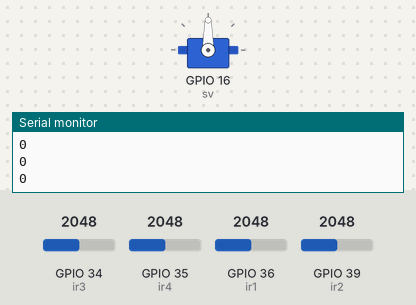
A sketch run on a simulated ESP32. Shown: servo, the last lines printed to the serial monitor. The test bench sets the inputs (shaded band); at power-on: GPIO 35 (ir4) = 2048, GPIO 36 (ir1) = 2048, GPIO 34 (ir3) = 2048, GPIO 39 (ir2) = 2048.

Above: at 1.2 s.
1.3 s: GPIO 35 (ir4) set to 544
2.8 s: GPIO 35 (ir4) set to 463
At 3.5 s:
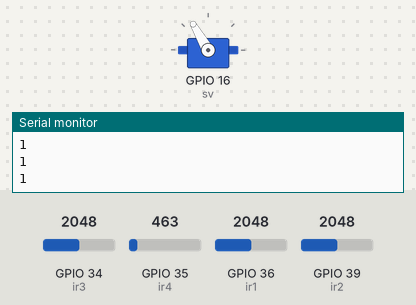
4.3 s: GPIO 35 (ir4) set to 540
At 5.5 s:
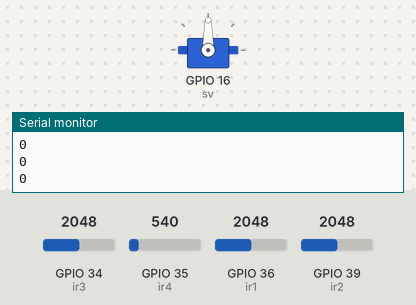
5.8 s: GPIO 36 (ir1) set to 529
7.3 s: GPIO 36 (ir1) set to 450
At 8.2 s:
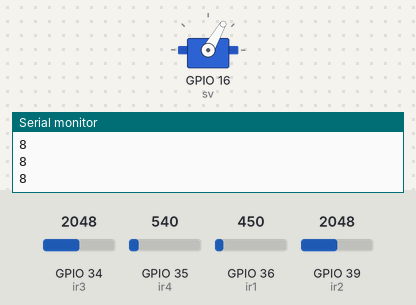
8.8 s: GPIO 36 (ir1) set to 540
At 9.2 s:
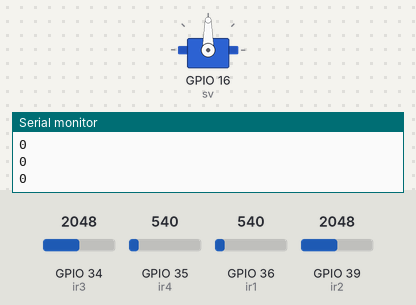
Timing chart, 0 to 11.3 s (numbered marks = the images above; inputs shaded):
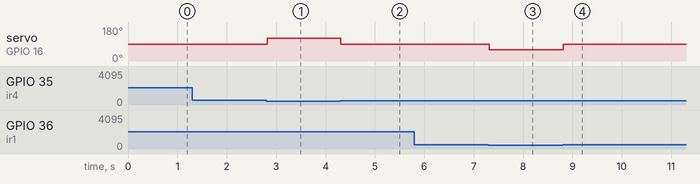

The sketch:

autocar2.ino
```cpp
#include <Servo.h>
Servo sv;

#define ir1 36 //IR
#define ir2 39
#define ir3 34
#define ir4 35

#define dc1 2 //DC
#define dc2 4
#define dc3 13
#define dc4 27

#define G 120
#define S 70
#define B 0

int i1, i2, i3, i4; //IR

int mid = 90; //Servo angle
int ang = 30;

int sensorState = 0;

unsigned long before = 0;
unsigned long now = 0;

void setup() {
  pinMode(ir1, INPUT); //IR
  pinMode(ir2, INPUT);
  pinMode(ir3, INPUT);
  pinMode(ir4, INPUT);

  pinMode(dc1, OUTPUT); //DC
  pinMode(dc2, OUTPUT);
  pinMode(dc3, OUTPUT);
  pinMode(dc4, OUTPUT);

  Serial.begin(115200);
  sv.attach(16); //DC reset

}

void loop() {
  IR();
  SensorState();
  Serial.println(sensorState);

  switch(sensorState)
  {
    case 0: //0000
      DC(G,G,B,B);
      sv.write(mid);
      break;
    case 1: //0001
      DC(G,G,B,B);
      sv.write(mid+ang);
      break;
    case 2: //0010
      break;
    case 3: //0011
      DC(G,S,B,B);
      sv.write(mid+ang);
      break;
    case 7: //0111
      DC(G,B,B,B);
      sv.write(mid+ang);
      break;
    case 8: //1000
      DC(G,G,B,B);
      sv.write(mid-ang);
      break;
    case 12: //1100
      DC(S,G,B,B);
      sv.write(mid-ang);
      break;
    case 13: //1101
      break;
    case 14: //1110
      DC(B,G,B,B);
      sv.write(mid-ang);
      break;
    case 15: //1111
      DC(B,B,B,B);
      sv.write(mid);
      break;
  }
}

void IR()
{
  i1 = analogRead(ir1);
  i2 = analogRead(ir2);
  i3 = analogRead(ir3);
  i4 = analogRead(ir4);
}

void SensorState()
{
  if(i1 > 500 && i2 > 500 && i3 > 500 && i4 > 500) sensorState = 0; //0000
  if(i1 > 500 && i2 > 500 && i3 > 500 && i4 < 500) sensorState = 1; //0001
  if(i1 > 500 && i2 > 500 && i3 < 500 && i4 > 500) sensorState = 2; //0010
  if(i1 > 500 && i2 > 500 && i3 < 500 && i4 < 500) sensorState = 3; //0011
  if(i1 > 500 && i2 < 500 && i3 > 500 && i4 > 500) sensorState = 4; //0100
  if(i1 > 500 && i2 < 500 && i3 > 500 && i4 < 500) sensorState = 5; //0101
  if(i1 > 500 && i2 < 500 && i3 < 500 && i4 > 500) sensorState = 6; //0110
  if(i1 > 500 && i2 < 500 && i3 < 500 && i4 < 500) sensorState = 7; //0111
  if(i1 < 500 && i2 > 500 && i3 > 500 && i4 > 500) sensorState = 8; //1000
  if(i1 < 500 && i2 > 500 && i3 > 500 && i4 < 500) sensorState = 9; //1001
  if(i1 < 500 && i2 > 500 && i3 < 500 && i4 > 500) sensorState = 10; //1010
  if(i1 < 500 && i2 > 500 && i3 < 500 && i4 < 500) sensorState = 11; //1011
  if(i1 < 500 && i2 < 500 && i3 > 500 && i4 > 500) sensorState = 12; //1100
  if(i1 < 500 && i2 < 500 && i3 > 500 && i4 < 500) sensorState = 13; //1101
  if(i1 < 500 && i2 < 500 && i3 < 500 && i4 > 500) sensorState = 14; //1110
  if(i1 < 500 && i2 < 500 && i3 < 500 && i4 < 500) sensorState = 15; //1111
}

void DC(int a, int b, int c, int d)
{
  analogWrite(dc2, a);
  analogWrite(dc4, b);
  analogWrite(dc1, c);
  analogWrite(dc3, d);
  delay(10);
}
```

Measured:
- the behaviour switches between 500 and 499 on GPIO 35 (ir4) (found by bisection; images 0 and 1)
- the behaviour switches between 500 and 499 on GPIO 36 (ir1) (found by bisection; images 2 and 3)
- after the input at 2.8 s, servo on GPIO 16 (sv): 90° → 120° at once
- after the input at 4.3 s, servo on GPIO 16 (sv): 120° → 90° at once
- after the input at 7.3 s, servo on GPIO 16 (sv): 90° → 60° at once
- after the input at 8.8 s, servo on GPIO 16 (sv): 60° → 90° at once
